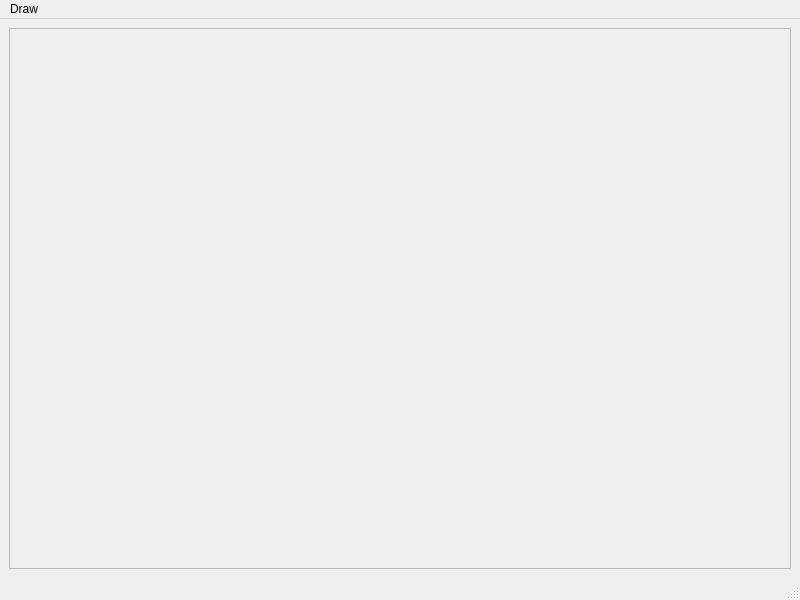
<?xml version="1.0" encoding="UTF-8"?>
<ui version="4.0">
 <class>MainWindow</class>
 <widget class="QMainWindow" name="MainWindow">
  <property name="geometry">
   <rect>
    <x>0</x>
    <y>0</y>
    <width>800</width>
    <height>600</height>
   </rect>
  </property>
  <property name="windowTitle">
   <string>MainWindow</string>
  </property>
  <widget class="QWidget" name="centralwidget">
   <property name="sizePolicy">
    <sizepolicy hsizetype="Preferred" vsizetype="Preferred">
     <horstretch>0</horstretch>
     <verstretch>0</verstretch>
    </sizepolicy>
   </property>
   <layout class="QGridLayout" name="gridLayout_2">
    <item row="0" column="0">
     <widget class="QScrollArea" name="scrollArea">
      <property name="widgetResizable">
       <bool>true</bool>
      </property>
      <widget class="QWidget" name="scrollAreaWidgetContents">
       <property name="geometry">
        <rect>
         <x>0</x>
         <y>0</y>
         <width>784</width>
         <height>531</height>
        </rect>
       </property>
       <layout class="QGridLayout" name="gridLayout"/>
      </widget>
     </widget>
    </item>
   </layout>
  </widget>
  <widget class="QMenuBar" name="menubar">
   <property name="geometry">
    <rect>
     <x>0</x>
     <y>0</y>
     <width>800</width>
     <height>30</height>
    </rect>
   </property>
   <widget class="QMenu" name="menuDraw">
    <property name="title">
     <string>Draw</string>
    </property>
    <addaction name="actionDraw"/>
    <addaction name="actionErase"/>
    <addaction name="separator"/>
    <addaction name="actionUndo"/>
    <addaction name="actionRedo"/>
   </widget>
   <addaction name="menuDraw"/>
  </widget>
  <widget class="QStatusBar" name="statusbar"/>
  <action name="actionDraw">
   <property name="text">
    <string>Draw</string>
   </property>
  </action>
  <action name="actionErase">
   <property name="text">
    <string>Erase</string>
   </property>
  </action>
  <action name="actionUndo">
   <property name="text">
    <string>Undo</string>
   </property>
  </action>
  <action name="actionRedo">
   <property name="text">
    <string>Redo</string>
   </property>
  </action>
 </widget>
 <resources/>
 <connections/>
</ui>
